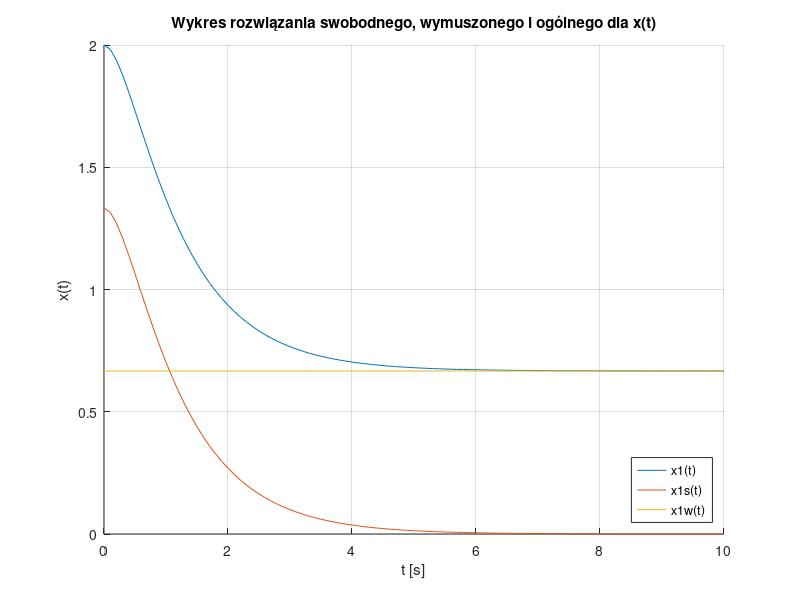
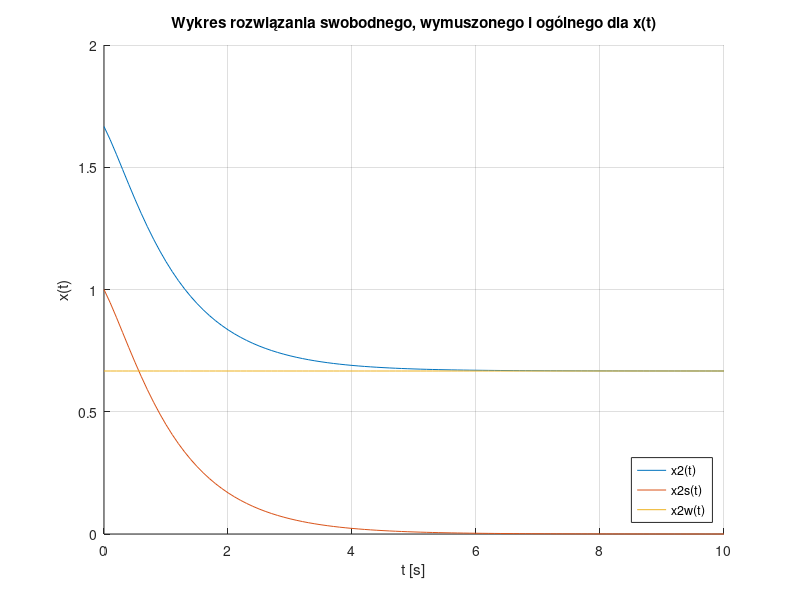
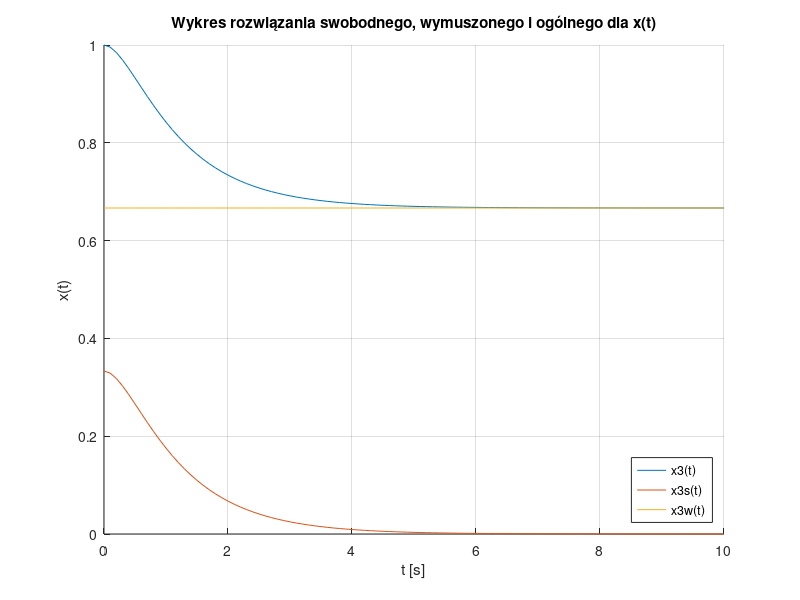
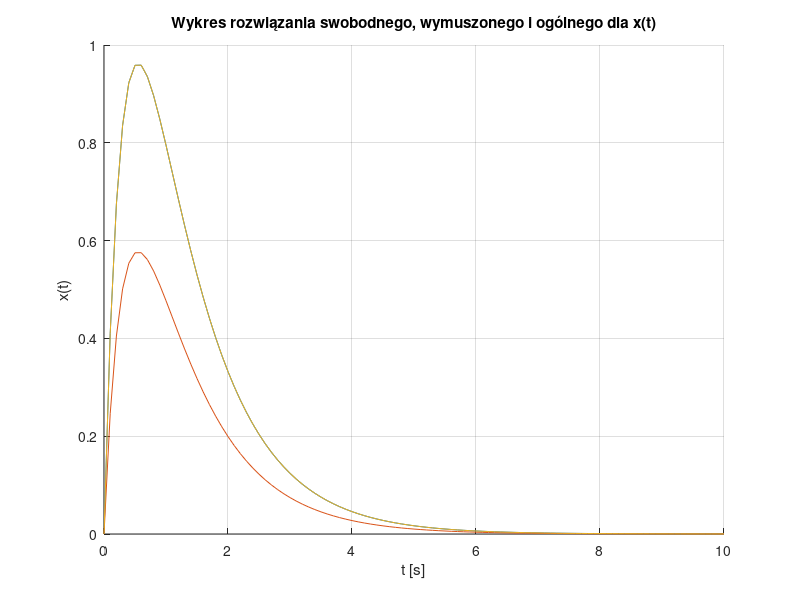

MATLAB code for these plots, in order:
%Wojciech Konury
%241488
%sr15.15

tmp = ones(101);
A11 = -2/3;
A12 = 2;
l1 = -3;
l2 = -1;
u = 1;

t = [0:0.1:10];

figure;
hold on;
grid on;
title('Wykres rozwiązania swobodnego, wymuszonego i ogólnego dla x(t)');
xlabel('t [s]');
ylabel('x(t)'); 

x1 = A11 * exp(-3*t) + A12 * exp(-1*t) + 2/3;
x1s = A11 * exp(l1 * t) + A12 * exp(l2 * t);
x1w = tmp(1,:) * 2/3; 

plot(t,x1);
plot(t,x1s);
plot(t,x1w);
legend('x1(t)','x1s(t)','x1w(t)', 'Location', 'southeast');


figure;
hold on;
grid on;
title('Wykres rozwiązania swobodnego, wymuszonego i ogólnego dla x(t)');
xlabel('t [s]');
ylabel('x(t)'); 

A21 = -1/4;
A22 = 5/4;

x2 = A21 * exp(l1 * t) + A22 * exp(l2 * t) + 2/3;
x2s = A21 * exp(l1 * t) + A22 * exp(l2 * t);
x2w = tmp(1,:) * 2/3;

plot(t,x2);
plot(t,x2s);
plot(t,x2w);
legend('x2(t)','x2s(t)','x2w(t)', 'Location', 'southeast');


%3 wykres
figure;
hold on;
grid on;
title('Wykres rozwiązania swobodnego, wymuszonego i ogólnego dla x(t)');
xlabel('t [s]');
ylabel('x(t)');

xp = 0;
xk = 2/3;

A31 = (xp - xk)/(l1/l2 + 1);
A32 = -1 * l1/l2 * A31;

x3 = A31 * exp(l1 * t) + A32 * exp(l2 * t) + xk;
x3s = A31 * exp(l1 * t) + A32 * exp(l2 * t);
x3w = tmp(1,:) * xk;

plot(t,x3);
plot(t,x3s);
plot(t,x3w);
legend('x3(t)','x3s(t)','x3w(t)', 'Location', 'southeast');


%4 wykres
figure;
hold on;
grid on;
title('Wykres rozwiązania swobodnego, wymuszonego i ogólnego dla x(t)');
xlabel('t [s]');
ylabel('x(t)');

xpp = 0 + 1;
xkk = 2/3 + 1;

k = xkk * (l1*l2)/(l1 - l2) * (exp(l1 * t) - exp(l2 * t));
ks = (l1*l2)/(l1 - l2) * (exp(l1 * t) - exp(l2 * t));
kw = tmp(1,:) * xkk;

plot(t,k);
plot(t,ks);
plot(t,k);


